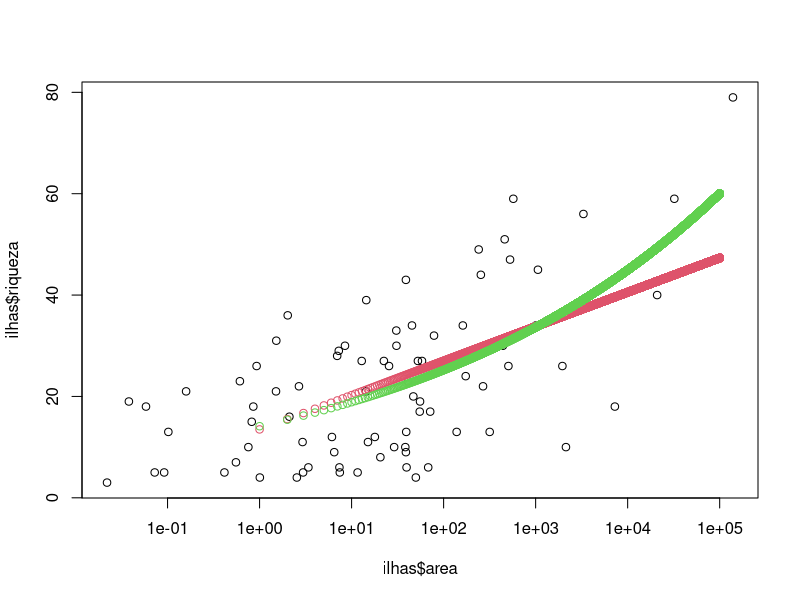
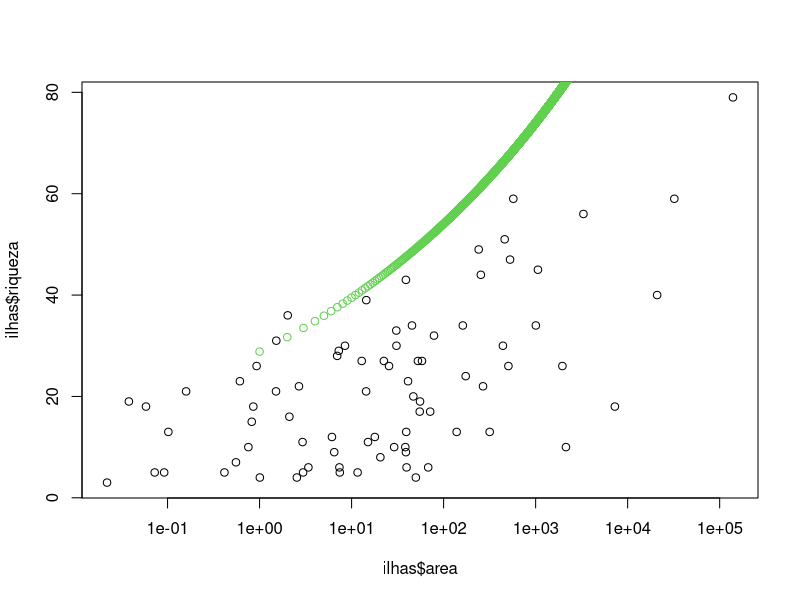

Source code (R) for these figures, in order:
## Base de dados sobre riqueza de esp?cies e mam?feros em ilhas

ilhas <- read.table(file = "ilhas.txt", header = TRUE)
head(ilhas)

# Modelo com vari?vel aleat?ria gaussiana
modelo.gaus <- glm(riqueza ~ log(area), family = gaussian(), data = ilhas)
modelo.gaus
summary(modelo.gaus)

newdat <- data.frame("area"=seq(1,100000))   # Gerando novos dados para predição (áreas de ilhas de 1 a 100000)
newdat

preds.gaus <- predict.glm(modelo.gaus, newdat, type = "response")   # Predições da riqueza baseadas no modelo e suas variáveis (área)


# Mesmo modelo, mas com vari?vel aleat?ria Poisson
modelo.pois <- glm(riqueza ~ log(area), family = poisson(), data = ilhas)
modelo.pois
summary(modelo.pois)

preds.pois <- predict.glm(modelo.pois, newdat, type = "response")

plot(ilhas$area, ilhas$riqueza, log="x")  # Plotando dados observados de riqueza ~ área em escala log
points(preds.gaus, col=2)                 # Adicionando pontos previstos baseados no modelo Gaussiano
points(preds.pois, col=3)                 # Agora pontos previstos no modelo Poisson


# Mesmo modelo com covariáveis
modelo.pois <- glm(riqueza ~ log(area) + ilha + arquipelago, family = poisson(), data = ilhas)
modelo.pois
summary(modelo.pois)

newdat <- data.frame("area"=seq(1,10000), "ilha" = rep("costeira", 10000), "arquipelago" = rep("grande", 10000))
newdat

preds <- predict.glm(modelo.pois, newdat, type = "response")

plot(ilhas$area, ilhas$riqueza, log="x")
points(preds, col = 3)


